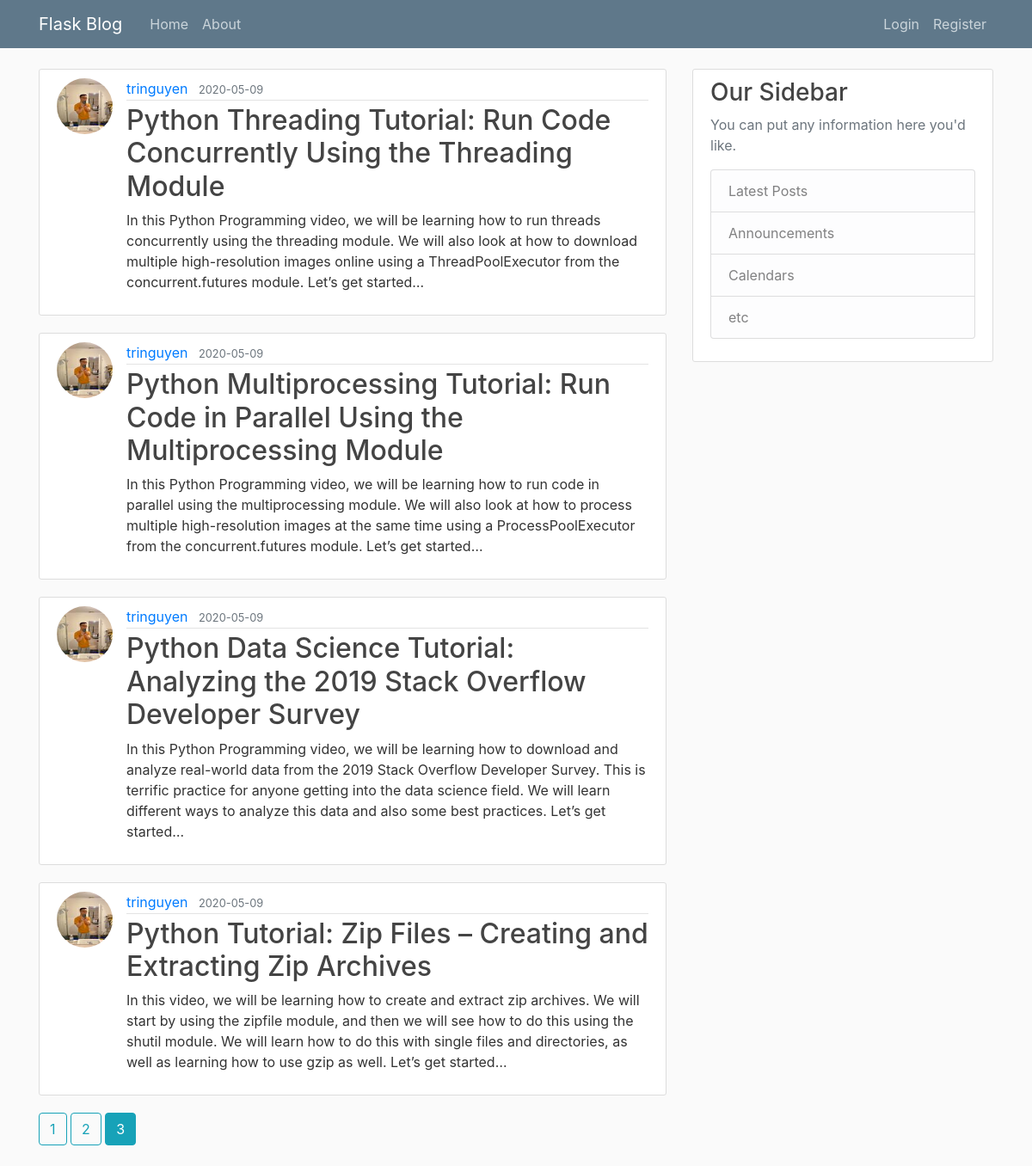
Screenshot of /home?page=3 with the database file from the repository.
### flaskblog/models.py (models this page shows, shortened)
class Post(db.Model):
    id = db.Column(db.Integer,primary_key=True)
    title = db.Column(db.String(100),nullable=False)
    date_posted = db.Column(db.DateTime, nullable=False,default = datetime.utcnow)
    content = db.Column(db.Text, nullable = False)
    user_id = db.Column(db.Integer, db.ForeignKey('user.id'),nullable=False)

class User(db.Model,UserMixin):
    id = db.Column(db.Integer, primary_key=True)
    username = db.Column(db.String(20), unique = True, nullable=False)
    email = db.Column(db.String(120), unique=True, nullable=False)
    image_file = db.Column(db.String(20), nullable=False, default='default.jpg')
    password = db.Column(db.String(60), nullable=False)
    posts = db.relationship('Post',backref='author',lazy=True)

### flaskblog/main/routes.py (the view)
@main.route("/")
@main.route("/home")
def home():
    page = request.args.get('page',1, type=int)
    posts = Post.query.order_by(Post.date_posted.desc()).paginate(page=page,per_page=4)
    return render_template('home.html',posts = posts)

### flaskblog/templates/home.html
{% extends "layout.html"%}
{% block content%}
    {% for post in posts.items %}
        <article class="media content-section">
            <img class = "rounded-circle article-img" src="{{ url_for('static',filename='profile_pics/' + post.author.image_file) }} ">
          <div class="media-body">
            <div class="article-metadata">
              <a class="mr-2" href="{{ url_for('users.user_posts',username=post.author.username) }}">{{ post.author.username }}</a>
              <small class="text-muted">{{ post.date_posted.strftime('%Y-%m-%d') }}</small>
            </div>
            <h2><a class="article-title" href="{{ url_for('posts.post',post_id = post.id) }}">{{ post.title }}</a></h2>
            <p class="article-content">{{ post.content }}</p>
          </div>
        </article>
    {% endfor %}
    {% for page_num in posts.iter_pages(left_edge=1,right_edge=1,left_current=1,right_current=2) %}
        {% if page_num %}
            {% if posts.page == page_num%}
                <a class="btn btn-info mb-4" href="{{url_for('main.home',page=page_num)}}">{{page_num}}</a>
            {% else %}
                <a class="btn btn-outline-info mb-4" href="{{url_for('main.home',page=page_num)}}">{{page_num}}</a>
            {% endif %}
        {%else%}
            ...
        {% endif %}
    {% endfor %}
{% endblock content%}

### flaskblog/static/main.css (style rules this page uses)
body { background: #fafafa; color: #333333; margin-top: 5rem; }
h1, h2, h3, h4, h5, h6 { color: #444444; }
.content-section { background: #ffffff; padding: 10px 20px; border: 1px solid #dddddd; border-radius: 3px; margin-bottom: 20px; }
.article-title { color: #444444; }
.article-content { white-space: pre-line; }
.article-img { height: 65px; width: 65px; margin-right: 16px; }
.article-metadata { padding-bottom: 1px; margin-bottom: 4px; border-bottom: 1px solid #e3e3e3 }

### rows the page displays
Post: image_file (picture), author.username "tringuyen", date_posted "2020-05-09", title "Python Threading Tutorial: Run Code Concurrently Using the Threading Module", content "In this Python Programming video, we will be learning how to run threads concurrently using the threading module. We will also look at how to download multiple high-resolution images online using a ThreadPoolExecutor from the concurrent.futures module. Let’s get started…"
Post: image_file (picture), author.username "tringuyen", date_posted "2020-05-09", title "Python Multiprocessing Tutorial: Run Code in Parallel Using the Multiprocessing Module", content "In this Python Programming video, we will be learning how to run code in parallel using the multiprocessing module. We will also look at how to process multiple high-resolution images at the same time using a ProcessPoolExecutor from the concurrent.futures module. Let’s get started…"
Post: image_file (picture), author.username "tringuyen", date_posted "2020-05-09", title "Python Data Science Tutorial: Analyzing the 2019 Stack Overflow Developer Survey", content "In this Python Programming video, we will be learning how to download and analyze real-world data from the 2019 Stack Overflow Developer Survey. This is terrific practice for anyone getting into the data science field. We will learn different ways to analyze this data and also some best practices. Let’s get started…"
Post: image_file (picture), author.username "tringuyen", date_posted "2020-05-09", title "Python Tutorial: Zip Files – Creating and Extracting Zip Archives", content "In this video, we will be learning how to create and extract zip archives. We will start by using the zipfile module, and then we will see how to do this using the shutil module. We will learn how to do this with single files and directories, as well as learning how to use gzip as well. Let’s get started…"

### other values shown
{{ page_num }} "1" "2"
{{ page_num }} "3"
